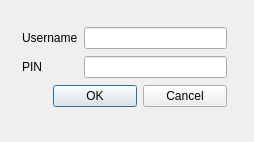
<?xml version="1.0" encoding="UTF-8"?>
<ui version="4.0">
 <class>InitialDialog</class>
 <widget class="QDialog" name="InitialDialog">
  <property name="geometry">
   <rect>
    <x>0</x>
    <y>0</y>
    <width>254</width>
    <height>142</height>
   </rect>
  </property>
  <property name="minimumSize">
   <size>
    <width>254</width>
    <height>142</height>
   </size>
  </property>
  <property name="maximumSize">
   <size>
    <width>254</width>
    <height>142</height>
   </size>
  </property>
  <property name="windowTitle">
   <string>Settings</string>
  </property>
  <property name="modal">
   <bool>true</bool>
  </property>
  <widget class="QWidget" name="layoutWidget">
   <property name="geometry">
    <rect>
     <x>22</x>
     <y>26</y>
     <width>205</width>
     <height>85</height>
    </rect>
   </property>
   <layout class="QGridLayout" name="gridLayout">
    <item row="0" column="0" colspan="2">
     <widget class="QLabel" name="label">
      <property name="toolTip">
       <string>&lt;html&gt;&lt;head/&gt;&lt;body&gt;&lt;p&gt;&lt;br/&gt;&lt;/p&gt;&lt;/body&gt;&lt;/html&gt;</string>
      </property>
      <property name="text">
       <string>Username</string>
      </property>
     </widget>
    </item>
    <item row="0" column="2">
     <widget class="QLineEdit" name="username_line">
      <property name="toolTip">
       <string>&lt;html&gt;&lt;head/&gt;&lt;body&gt;&lt;p&gt;Enter a username to identify yourself (max 8 characters)&lt;/p&gt;&lt;/body&gt;&lt;/html&gt;</string>
      </property>
      <property name="maxLength">
       <number>8</number>
      </property>
     </widget>
    </item>
    <item row="1" column="0">
     <widget class="QLabel" name="label_2">
      <property name="toolTip">
       <string>&lt;html&gt;&lt;head/&gt;&lt;body&gt;&lt;p&gt;&lt;br/&gt;&lt;/p&gt;&lt;/body&gt;&lt;/html&gt;</string>
      </property>
      <property name="text">
       <string>PIN</string>
      </property>
     </widget>
    </item>
    <item row="1" column="2">
     <widget class="QLineEdit" name="pin_line">
      <property name="toolTip">
       <string>&lt;html&gt;&lt;head/&gt;&lt;body&gt;&lt;p&gt;Enter a 4 digit PIN to specify your group&lt;/p&gt;&lt;/body&gt;&lt;/html&gt;</string>
      </property>
      <property name="maxLength">
       <number>4</number>
      </property>
     </widget>
    </item>
    <item row="2" column="1" colspan="2">
     <layout class="QHBoxLayout" name="horizontalLayout">
      <item>
       <widget class="QPushButton" name="pushButton">
        <property name="text">
         <string>OK</string>
        </property>
       </widget>
      </item>
      <item>
       <widget class="QPushButton" name="pushButton_2">
        <property name="text">
         <string>Cancel</string>
        </property>
       </widget>
      </item>
     </layout>
    </item>
   </layout>
  </widget>
 </widget>
 <tabstops>
  <tabstop>pushButton</tabstop>
  <tabstop>pushButton_2</tabstop>
  <tabstop>username_line</tabstop>
  <tabstop>pin_line</tabstop>
 </tabstops>
 <resources/>
 <connections/>
</ui>
